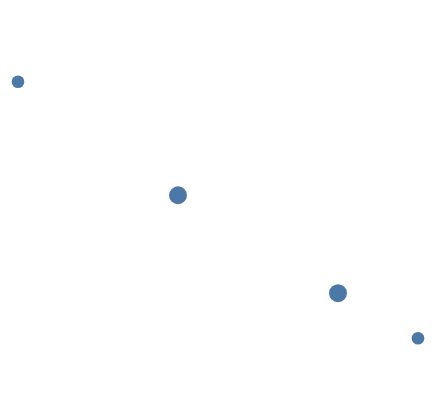

The specification (Vega-Lite) saved for this image:
### Vega specification from a JSON file in a GitHub repository (floating-point values rounded to 4 significant figures)
{"$schema": "https://vega.github.io/schema/vega/v6.json", "description": "One projection fitted to feature collections published by TWO datasets, each of which reads the projection back through geopoint. This is what Vega-Lite emits for a layered map — points over the routes between them — framed so the projection covers both.", "width": 200, "height": 200, "padding": 5, "data": [{"name": "airports", "values": [{"lon": -100, "lat": 40}, {"lon": -80, "lat": 30}], "transform": [{"type": "geojson", "fields": ["lon", "lat"], "signal": "geo_a"}, {"type": "geopoint", "projection": "p", "fields": ["lon", "lat"], "as": ["x", "y"]}]}, {"name": "routes", "values": [{"lon": -120, "lat": 50}, {"lon": -70, "lat": 25}], "transform": [{"type": "geojson", "fields": ["lon", "lat"], "signal": "geo_b"}, {"type": "geopoint", "projection": "p", "fields": ["lon", "lat"], "as": ["x", "y"]}]}], "projections": [{"name": "p", "type": "mercator", "fit": {"signal": "[geo_a, geo_b]"}, "size": [200, 200]}], "marks": [{"type": "symbol", "from": {"data": "airports"}, "encode": {"enter": {"x": {"field": "x"}, "y": {"field": "y"}, "size": {"value": 80}}}}, {"type": "symbol", "from": {"data": "routes"}, "encode": {"enter": {"x": {"field": "x"}, "y": {"field": "y"}, "size": {"value": 40}}}}]}
